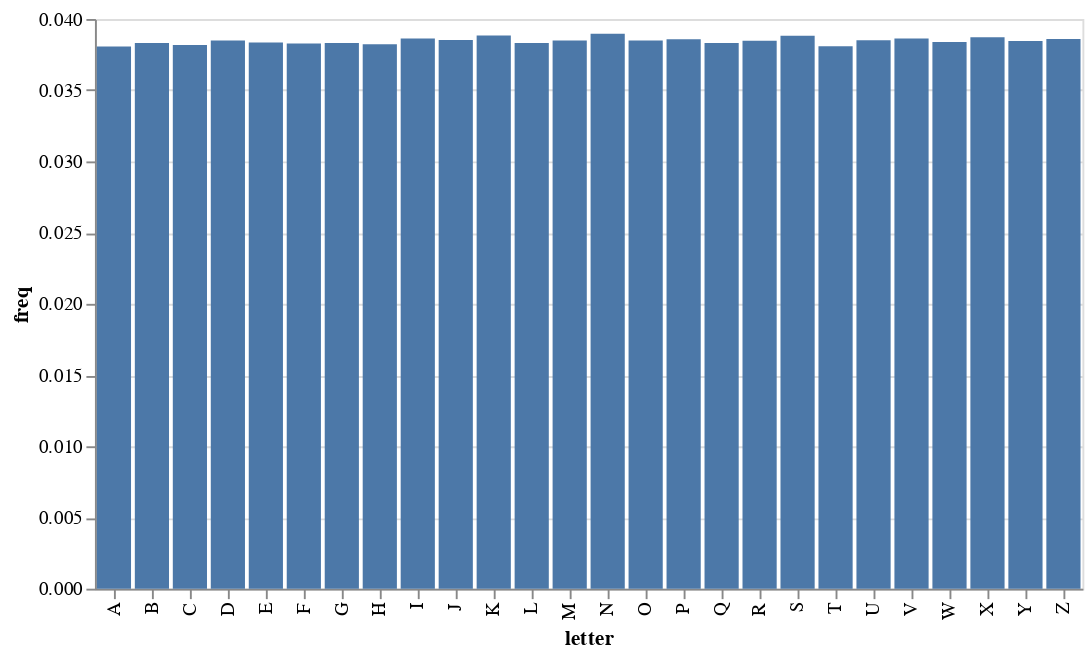

Notebook source saved alongside this figure:
### Code cell
freq_chart(t2)

### Figure 1 — Vega-Lite specification as saved in the notebook (floating-point values rounded to 4 significant figures)
{"config": {"view": {"continuousWidth": 400, "continuousHeight": 300}}, "data": {"name": "data-c012636079c4ec83b48dbb2479a552ac"}, "mark": "bar", "encoding": {"tooltip": [{"field": "letter", "type": "nominal"}, {"field": "freq", "type": "quantitative"}], "x": {"field": "letter", "scale": {"domain": ["A", "B", "C", "D", "E", "F", "G", "H", "I", "J", "K", "L", "M", "N", "O", "P", "Q", "R", "S", "T", "U", "V", "W", "X", "Y", "Z"]}, "type": "nominal"}, "y": {"field": "freq", "type": "quantitative"}}, "$schema": "https://vega.github.io/schema/vega-lite/v4.17.0.json", "datasets": {"data-c012636079c4ec83b48dbb2479a552ac": [{"letter": "A", "freq": 0.03806}, {"letter": "B", "freq": 0.03831}, {"letter": "C", "freq": 0.03818}, {"letter": "D", "freq": 0.03849}, {"letter": "E", "freq": 0.03835}, {"letter": "F", "freq": 0.03828}, {"letter": "G", "freq": 0.03831}, {"letter": "H", "freq": 0.03823}, {"letter": "I", "freq": 0.03862}, {"letter": "J", "freq": 0.03852}, {"letter": "K", "freq": 0.03884}, {"letter": "L", "freq": 0.03831}, {"letter": "M", "freq": 0.03849}, {"letter": "N", "freq": 0.03897}, {"letter": "O", "freq": 0.03849}, {"letter": "P", "freq": 0.03858}, {"letter": "Q", "freq": 0.03831}, {"letter": "R", "freq": 0.03848}, {"letter": "S", "freq": 0.03882}, {"letter": "T", "freq": 0.03809}, {"letter": "U", "freq": 0.03851}, {"letter": "V", "freq": 0.03862}, {"letter": "W", "freq": 0.03838}, {"letter": "X", "freq": 0.03872}, {"letter": "Y", "freq": 0.03845}, {"letter": "Z", "freq": 0.03859}]}}
